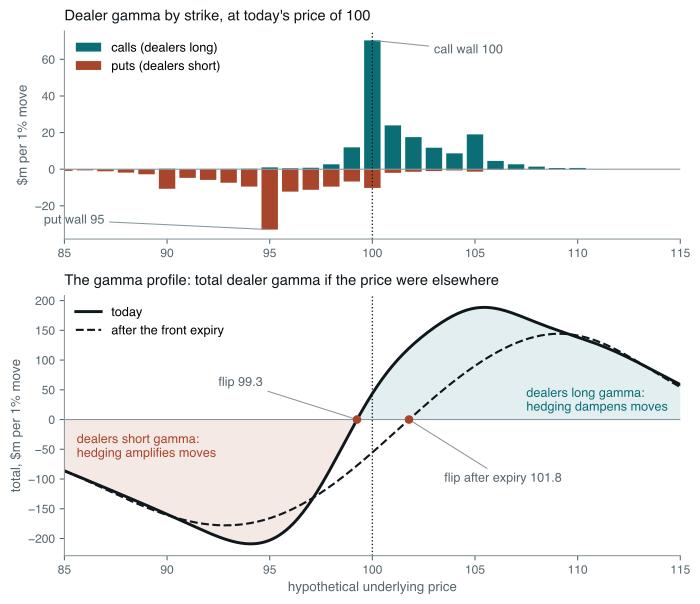

Generate this figure with Python:
# Dealer gamma exposure for a synthetic index option chain.
#
#   Top    — exposure by strike at today's price, under the convention that
#            dealers are long the calls customers sold and short the puts
#            customers bought. Calls add positive gamma, puts negative.
#   Bottom — total exposure re-computed at hypothetical prices, holding each
#            strike's implied volatility fixed. Where the curve crosses zero is
#            the gamma flip. The dashed curve is the same book one week later,
#            after the front expiry has rolled off: the long gamma that sat in
#            expiring calls is gone, and the flip moves up towards the price.
#
# Also prints the five-strike worked example of the text.
#
# Run standalone:  uv run --no-project --with matplotlib,numpy python <path>

import math
import os

os.environ.setdefault("SOURCE_DATE_EPOCH", "1735689600")

import matplotlib

matplotlib.use("Agg")
matplotlib.rcParams["svg.fonttype"] = "path"
matplotlib.rcParams["svg.hashsalt"] = "dh_gex_profile"
matplotlib.rcParams["font.family"] = ["Helvetica", "Arial", "DejaVu Sans"]

from pathlib import Path

import matplotlib.pyplot as plt
import numpy as np

INK = "#10171B"
MUTED = "#58666E"
TEAL = "#0B6E75"
RUST = "#A8452B"
GREY = "#8A979D"
FAINT = "#DCE4E6"

S0 = 100.0
MULT = 100
FRONT_DAYS, BACK_DAYS = 7, 35


def gamma(s: np.ndarray, k: np.ndarray, tau: np.ndarray, vol: np.ndarray) -> np.ndarray:
    d1 = (np.log(s / k) + 0.5 * vol**2 * tau) / (vol * np.sqrt(tau))
    return np.exp(-0.5 * d1**2) / math.sqrt(2 * math.pi) / (s * vol * np.sqrt(tau))


def skew(k: np.ndarray) -> np.ndarray:
    return np.clip(0.16 - 0.55 * np.log(k / S0), 0.10, 0.40)


def bump(k: np.ndarray, centre: float, height: float, width: float) -> np.ndarray:
    return height * np.exp(-0.5 * ((k - centre) / width) ** 2)


def chain() -> list[dict]:
    k = np.arange(80.0, 121.0, 1.0)
    round5 = np.where(k % 5 == 0, 1.0, 0.35)
    front_calls = (bump(k, 100, 30_000, 1.0) + bump(k, 102, 25_000, 1.2) + bump(k, 105, 20_000, 1.5) + 1_500) * round5
    front_puts = (bump(k, 98, 8_000, 1.2) + bump(k, 95, 20_000, 1.5) + 1_500) * round5
    back_calls = (bump(k, 105, 30_000, 2.0) + bump(k, 110, 30_000, 2.5) + 1_500) * round5
    back_puts = (bump(k, 95, 45_000, 2.0) + bump(k, 90, 60_000, 3.0) + 2_500) * round5
    return [
        {"k": k, "oi": front_calls, "sign": +1, "days": FRONT_DAYS, "kind": "call"},
        {"k": k, "oi": front_puts, "sign": -1, "days": FRONT_DAYS, "kind": "put"},
        {"k": k, "oi": back_calls, "sign": +1, "days": BACK_DAYS, "kind": "call"},
        {"k": k, "oi": back_puts, "sign": -1, "days": BACK_DAYS, "kind": "put"},
    ]


def gex(spot: np.ndarray, legs: list[dict], elapsed_days: float = 0.0) -> np.ndarray:
    spot = np.atleast_1d(spot)[:, None]
    total = np.zeros(spot.shape[0])
    for leg in legs:
        days = leg["days"] - elapsed_days
        if days <= 0:
            continue
        g = gamma(spot, leg["k"][None, :], days / 365, skew(leg["k"])[None, :])
        total += (leg["sign"] * leg["oi"][None, :] * MULT * g * spot**2 * 0.01).sum(axis=1)
    return total / 1e6


def flip(grid: np.ndarray, curve: np.ndarray) -> float:
    idx = np.where(np.diff(np.sign(curve)) != 0)[0]
    i = idx[np.argmin(np.abs(grid[idx] - S0))]
    return float(grid[i] - curve[i] * (grid[i + 1] - grid[i]) / (curve[i + 1] - curve[i]))


def worked_example() -> None:
    k = np.array([90.0, 95.0, 100.0, 105.0, 110.0])
    vol = np.array([0.24, 0.22, 0.20, 0.18, 0.17])
    call_oi = np.array([2_000, 5_000, 20_000, 30_000, 15_000])
    put_oi = np.array([25_000, 30_000, 15_000, 3_000, 1_000])
    tau = 30 / 365
    print("\nWorked example: 30-day chain, dealers long calls / short puts, $ per 1% move")
    g = gamma(np.full(5, S0), k, np.full(5, tau), vol)
    per_contract = g * S0**2 * 0.01 * MULT
    call_gex = call_oi * per_contract
    put_gex = -put_oi * per_contract
    for i in range(5):
        print(
            f"  K={k[i]:.0f} vol={vol[i]:.2f} gamma={g[i]:.5f} $/1% per contract={per_contract[i]:7.1f} "
            f"calls={call_gex[i] / 1e6:+.3f}m puts={put_gex[i] / 1e6:+.3f}m net={(call_gex[i] + put_gex[i]) / 1e6:+.3f}m"
        )
    print(
        f"  total at S=100: {(call_gex.sum() + put_gex.sum()) / 1e6:+.3f}m "
        f"(calls {call_gex.sum() / 1e6:+.3f}m, puts {put_gex.sum() / 1e6:+.3f}m)"
    )
    print(f"  if dealers were short everything: {-(call_oi + put_oi) @ per_contract / 1e6:+.3f}m")
    for s in (94.0, 96.0, 97.0, 98.0, 99.0, 100.0, 102.0, 104.0, 106.0):
        gs = gamma(np.full(5, s), k, np.full(5, tau), vol) * s**2 * 0.01 * MULT
        print(f"  S={s:.0f}: total {((call_oi - put_oi) * gs).sum() / 1e6:+.3f}m")
    grid = np.linspace(90, 110, 2001)
    curve = np.array(
        [((call_oi - put_oi) * gamma(np.full(5, s), k, np.full(5, tau), vol) * s**2 * 0.01 * MULT).sum() for s in grid]
    )
    print(f"  worked-example flip: {flip(grid, curve):.2f}")


def main() -> None:
    legs = chain()
    grid = np.linspace(85, 115, 1201)
    today = gex(grid, legs)
    week_later = gex(grid, legs, elapsed_days=FRONT_DAYS)
    flip_today, flip_later = flip(grid, today), flip(grid, week_later)

    k = legs[0]["k"]
    call_bar = np.zeros_like(k)
    put_bar = np.zeros_like(k)
    for leg in legs:
        g = gamma(np.full_like(k, S0), k, np.full_like(k, leg["days"] / 365), skew(k))
        contrib = leg["sign"] * leg["oi"] * MULT * g * S0**2 * 0.01 / 1e6
        if leg["kind"] == "call":
            call_bar += contrib
        else:
            put_bar += contrib
    call_wall = float(k[np.argmax(call_bar)])
    put_wall = float(k[np.argmin(put_bar)])

    fig, (axT, axB) = plt.subplots(2, 1, figsize=(7.4, 6.4), height_ratios=[1.0, 1.25])

    axT.bar(k, call_bar, width=0.8, color=TEAL, label="calls (dealers long)")
    axT.bar(k, put_bar, width=0.8, color=RUST, label="puts (dealers short)")
    axT.axhline(0, color=GREY, lw=0.8)
    axT.axvline(S0, color=INK, lw=1.0, ls=":")
    axT.annotate(
        f"call wall {call_wall:.0f}",
        (call_wall, call_bar.max()),
        xytext=(call_wall + 3, call_bar.max() * 0.9),
        fontsize=9.5,
        color=MUTED,
        arrowprops={"arrowstyle": "-", "color": GREY, "lw": 0.8},
    )
    axT.annotate(
        f"put wall {put_wall:.0f}",
        (put_wall, put_bar.min()),
        xytext=(put_wall - 11, put_bar.min() * 0.9),
        fontsize=9.5,
        color=MUTED,
        arrowprops={"arrowstyle": "-", "color": GREY, "lw": 0.8},
    )
    axT.set_xlim(85, 115)
    axT.set_ylabel("$m per 1% move", fontsize=10, color=MUTED)
    axT.set_title("Dealer gamma by strike, at today's price of 100", fontsize=11, color=INK, loc="left", pad=8)
    axT.legend(frameon=False, fontsize=9.5, loc="upper left")

    axB.axhline(0, color=GREY, lw=0.8)
    axB.fill_between(grid, today, 0, where=today > 0, color=TEAL, alpha=0.12, linewidth=0)
    axB.fill_between(grid, today, 0, where=today < 0, color=RUST, alpha=0.12, linewidth=0)
    axB.plot(grid, today, color=INK, lw=2.2, label="today")
    axB.plot(grid, week_later, color=INK, lw=1.6, ls="--", label="after the front expiry")
    axB.axvline(S0, color=INK, lw=1.0, ls=":")
    axB.scatter([flip_today, flip_later], [0, 0], s=30, color=RUST, zorder=5)
    axB.annotate(
        f"flip {flip_today:.1f}",
        (flip_today, 0),
        xytext=(92.5, 0.3 * today.max()),
        fontsize=9.5,
        color=MUTED,
        arrowprops={"arrowstyle": "-", "color": GREY, "lw": 0.8},
    )
    axB.annotate(
        f"flip after expiry {flip_later:.1f}",
        (flip_later, 0),
        xytext=(103.5, 0.5 * today.min()),
        fontsize=9.5,
        color=MUTED,
        arrowprops={"arrowstyle": "-", "color": GREY, "lw": 0.8},
    )
    axB.text(107.5, 0.08 * today.max(), "dealers long gamma:\nhedging dampens moves", fontsize=9.5, color=TEAL)
    axB.text(85.6, 0.3 * today.min(), "dealers short gamma:\nhedging amplifies moves", fontsize=9.5, color=RUST)
    axB.set_xlim(85, 115)
    axB.set_xlabel("hypothetical underlying price", fontsize=10, color=MUTED)
    axB.set_ylabel("total, $m per 1% move", fontsize=10, color=MUTED)
    axB.set_title(
        "The gamma profile: total dealer gamma if the price were elsewhere", fontsize=11, color=INK, loc="left", pad=8
    )
    axB.legend(frameon=False, fontsize=9.5, loc="upper left")

    for ax in (axT, axB):
        ax.tick_params(labelsize=9, colors=MUTED)
        for side in ("top", "right"):
            ax.spines[side].set_visible(False)
        for side in ("left", "bottom"):
            ax.spines[side].set_color(GREY)

    fig.tight_layout()
    out = Path(__file__).with_suffix("")
    for ext in ("pdf", "svg"):
        fig.savefig(f"{out}.{ext}", transparent=True, bbox_inches="tight")

    at_spot = float(gex(np.array([S0]), legs)[0])
    at_spot_later = float(gex(np.array([S0]), legs, elapsed_days=FRONT_DAYS)[0])
    print(f"synthetic chain: GEX at 100 today {at_spot:+.1f}m, after front expiry {at_spot_later:+.1f}m")
    print(
        f"flip today {flip_today:.2f}, after front expiry {flip_later:.2f}; call wall {call_wall:.0f}, put wall {put_wall:.0f}"
    )
    print(
        f"profile max {today.max():+.1f}m at {grid[np.argmax(today)]:.1f}; min {today.min():+.1f}m at {grid[np.argmin(today)]:.1f}"
    )
    worked_example()


main()
